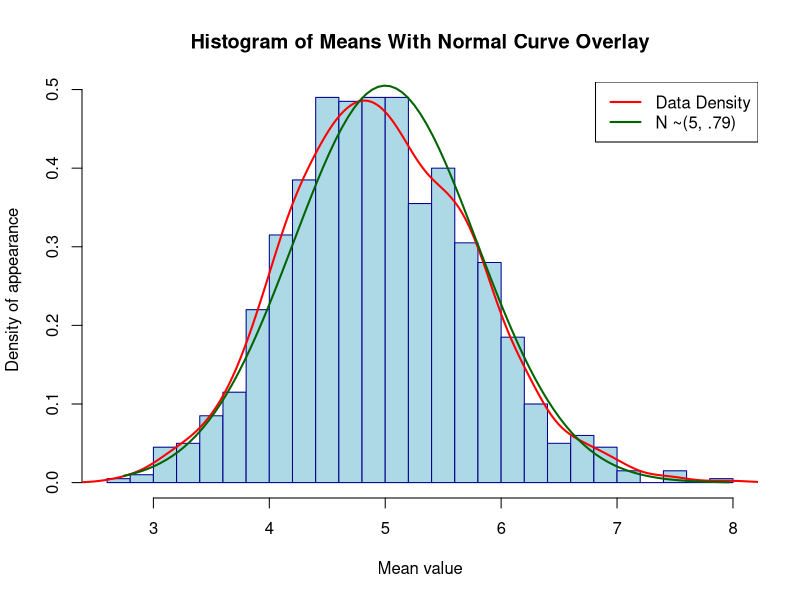

The R script that drew this image:
## ---- chunk 1
knitr::opts_chunk$set(echo = TRUE)
## ---- chunk 2
## expected mean of one exponential distribution is 1/0.2 = 5
## expected std deviation of one exponential distribution is 1/0.2 = 5
lambda <- 0.2 
n <- 40
numSims <- 1000
## ---- chunk 3
myVector <- 1:numSims
for(i in 1:numSims){
  myDistribution <- rexp(n, lambda) ##simulate distribution as described
  myMean <- mean(myDistribution) ##take mean of the exp distribution
  myVector[i] <- myMean ##stick the mean into myVector for analysis
}
## ---- chunk 4
##expected mean of the means of many exponential distributions with mean 5 is still 5
myVectorMean <- mean(myVector)
print(paste("my mean is ", myVectorMean, sep=""))
## ---- chunk 5
## expected standard deviation should be the standard error of the means
## Expected Standard Error 5/sqrt(40) ~= 0.79
myVectorDev <- sd(myVector)
print(paste("my standard error is ", myVectorDev, sep=""))
## ---- chunk 6
hist(myVector,
     freq = FALSE,
     main = "Histogram of Means With Normal Curve Overlay",
     xlab = "Mean value",
     ylab = "Density of appearance",
     col = "lightblue",
     border = "darkblue",
     breaks = 20) 

lines(density(myVector), col = "red", lwd = 2) # Adding density curve

##Add a curve with expected values and density to see if it matches up
curve(dnorm(x, mean = 5, sd = 0.79),
      from = min(myVector),  # Start from the min of your data
      to = max(myVector),    # End at the max of your data
      col = "darkgreen",
      lwd = 2,
      add = TRUE)

legend("topright",
       legend = c("Data Density", "N ~(5, .79)"),
       col = c("red", "darkgreen"),
       lwd = 2)
